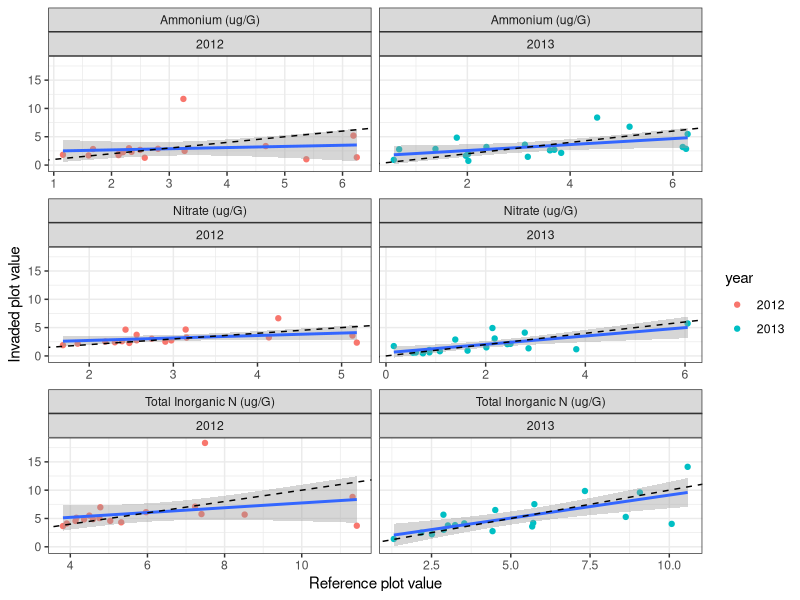
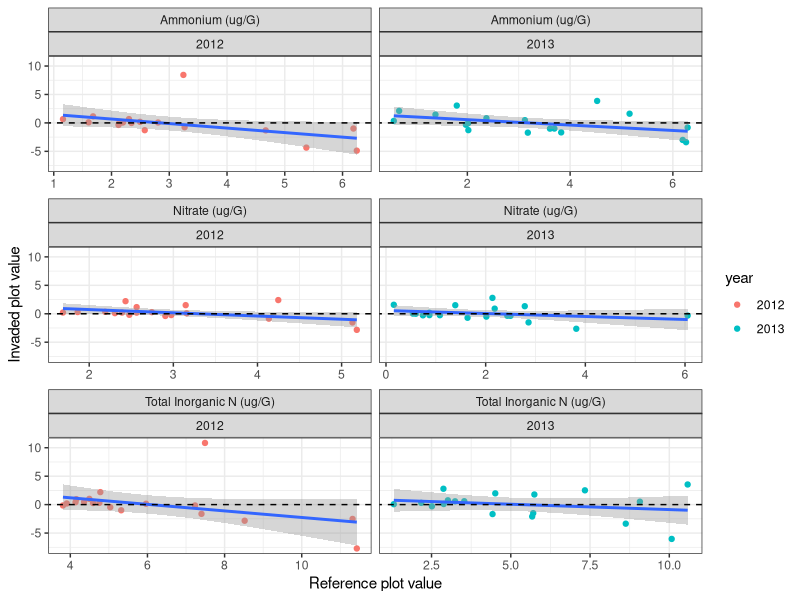

R code for these plots, in order: (Note: this script raises an error after producing the figures.)
#question2.R
#files needed: tab-delim files in 'e8DataPackage_080314_clean' folder
#question2: How does reference nutrient availability correlate with invaded nutrient availability across sites?

library(ggplot2); theme_set(theme_bw())
library(dplyr)
library(reshape2)
library(doBy)
#########################################################
#load data

#soil data (sd)
sd<-read.table("e8DataPackage_080314_clean/e8_plothalfSoilData_clean.txt",header=TRUE,sep="\t")
sd_dic<-read.table("e8DataPackage_080314_clean/e8_plothalfSoilData_dictionary_clean.txt",header=TRUE,sep="\t")

#veg data (vd)
vd<-read.table("e8DataPackage_080314_clean/e8_plothalfVegData_clean.txt",header=TRUE,sep="\t")
vd_dic<-read.table("e8DataPackage_080314_clean/e8_plothalfVegData_dictionary_clean.txt",header=TRUE,sep="\t")

#########################################################
#Make dataframe to plot: invader biomass vs native subplot resource availability

#pull out the top depth
sdt<-filter(sd,depth == "T") 

#pick out the columns of interest
colnames(sdt)
sdf<-sdt[,c('year','inv','nhi','noi','toti')]

#reshape
colnames(sdf)
sdf1<-melt(sdf, measure.var=c('nhi','noi','toti'))
sdf1$year<-as.factor(sdf1$year)
sdt1N<-filter(sdf1,inv == "N") 
sdt1I<-filter(sdf1,inv == "I") 
sdf1<-data.frame(sdt1N[,c('year','variable')], nat.vals=sdt1N[,'value'], inv.vals=sdt1I[,'value'])
head(sdf)

#rename variables
sdf1s <- sdf1
levels(sdf1s$variable)[levels(sdf1s$variable)=="nhi"] <- "Ammonium (ug/G)"
levels(sdf1s$variable)[levels(sdf1s$variable)=="noi"] <- "Nitrate (ug/G)"
levels(sdf1s$variable)[levels(sdf1s$variable)=="toti"] <- "Total Inorganic N (ug/G)"
levels(sdf1s$variable)[levels(sdf1s$variable)=="nitrifd"] <- "Nitrification (ug/G*d)"
levels(sdf1s$variable)[levels(sdf1s$variable)=="minzd"] <- "Mineralization (ug/G*d)"
levels(sdf1s$variable)[levels(sdf1s$variable)=="soilmoi"] <- "Soil Moisture (%)"

p2<-ggplot(sdf1s,aes(sdf1s, x=nat.vals, y = inv.vals)) + 
  geom_point(aes(color=year)) +
  facet_wrap(~variable+year, scales='free_x', ncol=2) +
  xlab("Reference plot value") + ylab("Invaded plot value") +
  geom_smooth(method='lm',se=T) +
  geom_abline(intercept=0, slope=1, lty=2, color=1)
p2

sdf1ss<-transform(sdf1s,inv.vals=inv.vals-sdf1s$nat.vals)
p3<-ggplot(sdf1ss,aes(sdf1ss, x=nat.vals, y = inv.vals)) + 
  geom_point(aes(color=year)) +
  facet_wrap(~variable+year, scales='free_x', ncol=2) +
  xlab("Reference plot value") + ylab("Invaded plot value") +
  geom_smooth(method='lm',se=T) +
  geom_abline(intercept=0, slope=0, lty=2, color=1)
p3

#make scales 1:1
#outliers

##########################
#linear model
s12<-sdf[year==2012,]
s13<-sdf[year==2013,]

stcol<-3
endcol<-5

#Fxn to calc pvals and coefs
AnotherFxn2<-function(data, stcol, endcol){
  xvars<-colnames(data)[stcol:endcol]
  store<-numeric(0)
  i<-0
  for (i in 1:length(xvars)){
    dataI<-data[data$inv=='I',]
    dataN<-data[data$inv=='N',]
    x<-dataN[,i+stcol-1]
    y<-dataI[,i+stcol-1]
    df<-data.frame(x,y)
    
    fit<-lm(y ~ x, df) #slope = 0
    pvals<-GetPvals(fit)
    coefs<-GetCoefs(fit)
    
    fit2<-lm(y~x+offset(1*x), df) #slope = 1
    pvals2<-GetPvals(fit2)
    coefs2<-GetCoefs(fit2)
    
    row<-c(pvals,coefs,pvals2,coefs2)
    store<-rbind(store,row)
  }
  return(store)
}

#Do it!
result12<-AnotherFxn2(s12, stcol,endcol)
tmp<-c('pvalx','r2','int', 'coefx')
tmp2<-paste(tmp,"slope1",sep="_")
colnames(result12)<-c(tmp,tmp2) # does slope differ from 0,1
result12

result13<-AnotherFxn2(s13, stcol, endcol)
colnames(result13)<-c(tmp,tmp2) #does slope differ from 0,1
result13

#Make a nice table
varnum<-endcol-stcol+1
year<-c(rep('2012',varnum),rep('2013',varnum))
tmp<-c("Ammonium (ug/G)","Nitrate (ug/G)","Total Inorganic N (ug/G)")
xvar<-rep(tmp,2)
tmp1<-rbind(result12,result13)
tmp2<-data.frame(xvar,year,tmp1)
tmp2
tmp3<-orderBy(~xvar,tmp2)
dim(tmp3)
tmp3[,c(3:6,8:10)]<-round(tmp3[,c(3:6,8:10)], digits=2)
tmp3[,7]<-round(tmp3[,7], digits=4)
tab<-tmp3
tab
